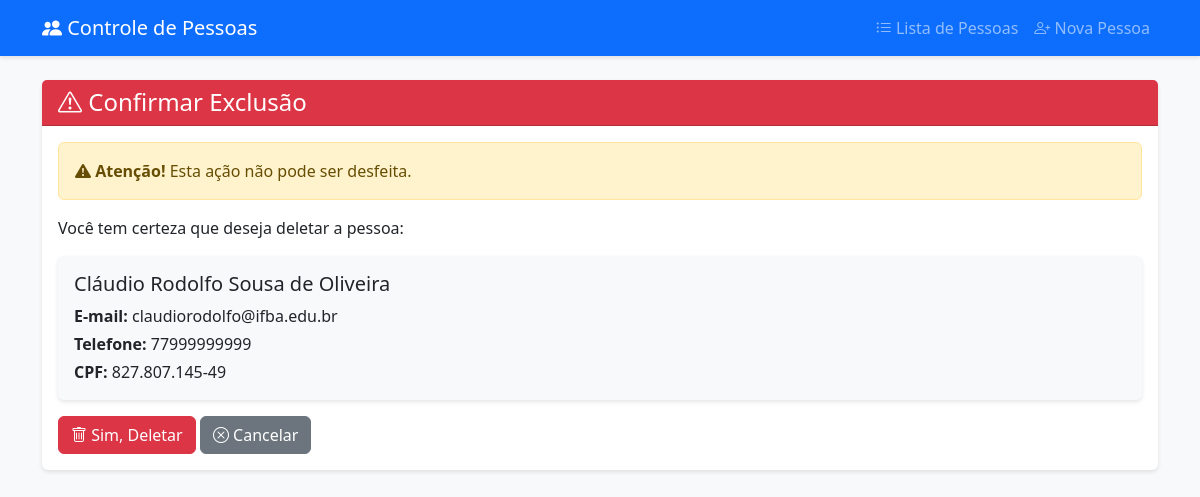
Page /1/deletar/ on the committed database.
### pessoas/models.py (models this page shows, shortened)
class Pessoa(models.Model):
    nome = models.CharField(max_length=100, verbose_name='Nome')
    email = models.EmailField(max_length=100, unique=True, verbose_name='E-mail')
    telefone = models.CharField(max_length=20, blank=True, null=True, verbose_name='Telefone')
    data_nascimento = models.DateField(blank=True, null=True, verbose_name='Data de Nascimento')
    cpf = models.CharField(max_length=14, blank=True, null=True, unique=True, verbose_name='CPF')
    endereco = models.TextField(blank=True, null=True, verbose_name='Endereço')
    data_criacao = models.DateTimeField(auto_now_add=True, verbose_name='Data de Criação')
    data_atualizacao = models.DateTimeField(auto_now=True, verbose_name='Data de Atualização')
    ativo = models.BooleanField(default=True, verbose_name='Ativo')
    class Meta:
        verbose_name = 'Pessoa'
        verbose_name_plural = 'Pessoas'
        ordering = ['-data_criacao']
        indexes = [
            models.Index(fields=['nome']),
            models.Index(fields=['email']),
        ]

### pessoas/views.py (the view)
# urls.py: path('<int:pk>/deletar/', views.deletar_pessoa, name='deletar'),
def deletar_pessoa(request, pk):
    pessoa = get_object_or_404(Pessoa, pk=pk)
    if request.method == 'POST':
        nome = pessoa.nome
        pessoa.delete()
        messages.success(request, f'Pessoa "{nome}" deletada com sucesso!')
        return redirect('pessoas:lista')
    context = {
        'pessoa': pessoa,
    }
    return render(request, 'pessoas/deletar.html', context)

### pessoas/templates/pessoas/deletar.html (shortened to what this page needs)
{% extends 'pessoas/base.html' %}
{% block content %}
<div class="card">
    <div class="card-header bg-danger text-white">
        <h4 class="mb-0">
            <i class="bi bi-exclamation-triangle"></i> Confirmar Exclusão
        </h4>
    </div>
    <div class="card-body">
        <div class="alert alert-warning">
            <i class="bi bi-exclamation-triangle-fill"></i>
            <strong>Atenção!</strong> Esta ação não pode ser desfeita.
        </div>
        <p>Você tem certeza que deseja deletar a pessoa:</p>
        <div class="card bg-light mb-3">
            <div class="card-body">
                <h5>{{ pessoa.nome }}</h5>
                <p class="mb-1"><strong>E-mail:</strong> {{ pessoa.email }}</p>
                {% if pessoa.telefone %}
                    <p class="mb-1"><strong>Telefone:</strong> {{ pessoa.telefone }}</p>
                {% endif %}
                {% if pessoa.cpf %}
                    <p class="mb-0"><strong>CPF:</strong> {{ pessoa.cpf }}</p>
                {% endif %}
            </div>
        </div>
        <form method="post">
            <button type="submit" class="btn btn-danger">
                <i class="bi bi-trash"></i> Sim, Deletar
            </button>
            <a href="{% url 'pessoas:lista' %}" class="btn btn-secondary">
                <i class="bi bi-x-circle"></i> Cancelar
            </a>
        </form>
    </div>
</div>
{% endblock %}

### pessoas/templates/pessoas/base.html (style rules this page uses)
body { background-color: #f8f9fa; }
.card { box-shadow: 0 2px 4px rgba(0,0,0,.1); border: none; margin-bottom: 20px; }

### rows in the picture
Pessoa: nome "Cláudio Rodolfo Sousa de Oliveira", email "claudiorodolfo@ifba.edu.br", telefone "77999999999", cpf "827.807.145-49"
